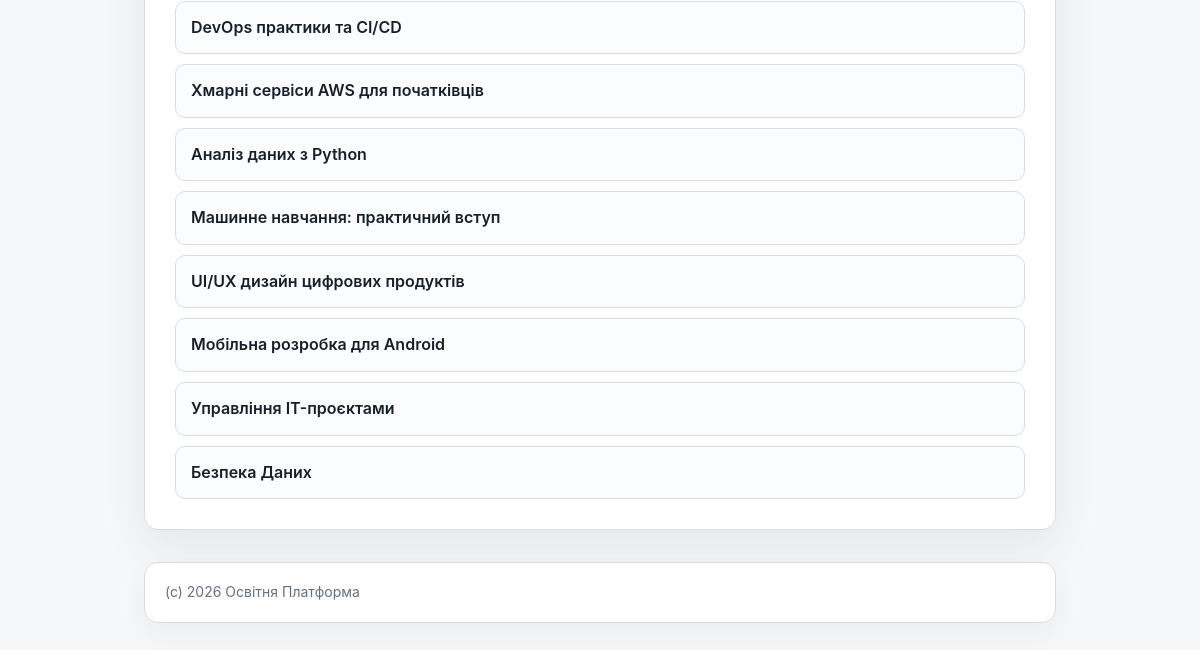
/courses/list/ (lower part), run on an earlier commit of the app's database.
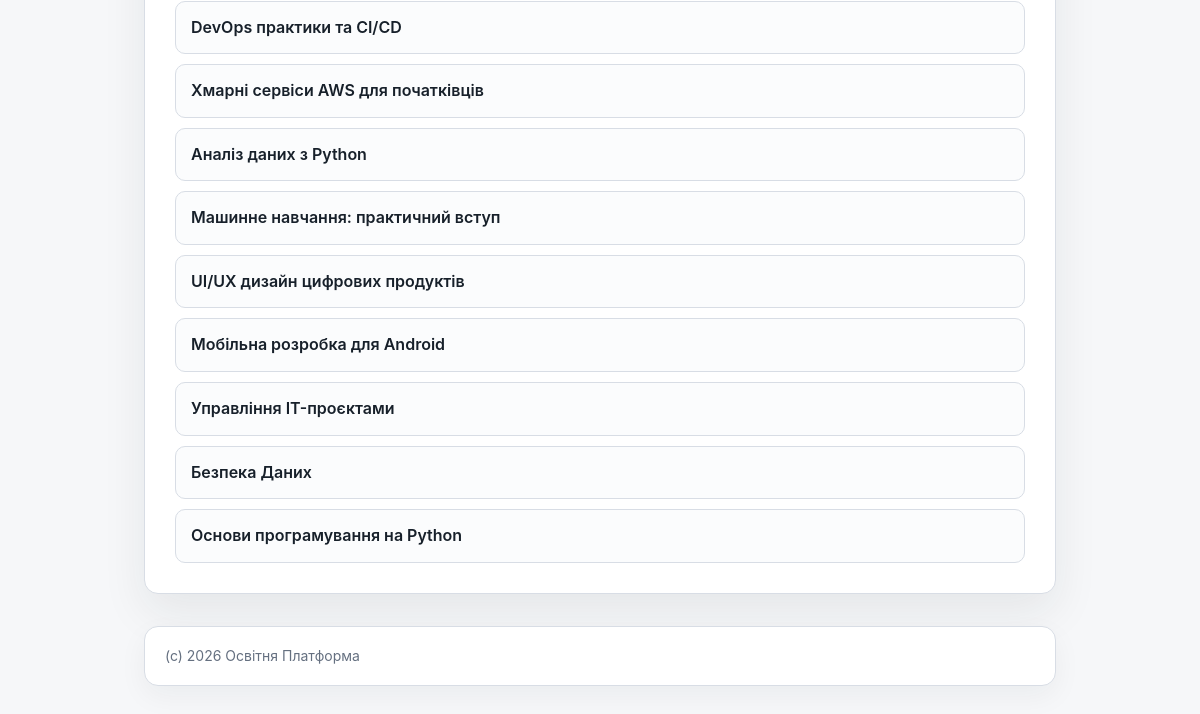
And on a later commit of the database.
### courses/models/course.py (models this page shows, shortened)
class Course(models.Model):
    LEVELS = [
        ('beginner', 'Beginner'),
        ('intermediate', 'Intermediate'),
        ('advanced', 'Advanced'),
    ]
    name = models.CharField(max_length=200)
    description = models.TextField()
    teacher = models.ForeignKey(settings.AUTH_USER_MODEL, on_delete=models.SET_NULL, null=True, blank=True)
    level = models.CharField(max_length=32, choices=LEVELS, default='beginner')
    price = models.DecimalField(decimal_places=2, max_digits=6, default=5000.0)
    is_test = models.BooleanField(default=False)
    created_at = models.DateTimeField(auto_now_add=True)
    updated_at = models.DateTimeField(auto_now=True)

### courses/views.py (the view)
# urls.py: path('courses/list/', CoursesListView.as_view(), name='courses_list'),
class CoursesListView(ListView):
    template_name = 'courses/courses_list.html'
    model = Course
    context_object_name = 'courses_list'

### courses/templates/courses/courses_list.html (shortened to what this page needs)
{% extends 'courses/base.html' %}
{% block main %}
<main>
    <ul>
    {% for course in courses_list %}
        <li><a href="{% url 'course_details' course.id %}">{{ course.name }}</a></li>
    {% empty %}
        Немає курсів
    {% endfor %}
    </ul>
</main>
{% endblock %}

What changed in the data, as far as the page shows it:
added Course: name "Основи програмування на Python"
